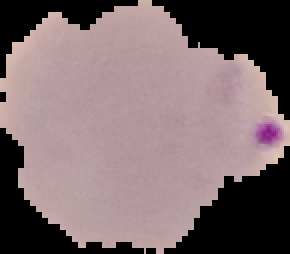
#> input picture images_new/Parasitized_(1037).png, 145 x 127 px (shown 2 times larger); its folder holds 4 pictures in this run
$ jupyter execute PCDDD.ipynb
#> lines starting #> are read from the running program, lines starting #| are printed output that depends on the picture
[cell 1]
import cv2
import numpy as np
import matplotlib.pyplot as plt
import os
import sklearn
from sklearn.model_selection import train_test_split, GridSearchCV
from sklearn.ensemble import RandomForestClassifier
from sklearn.metrics import accuracy_score
from sklearn.model_selection import StratifiedKFold
from sklearn.ensemble import RandomForestClassifier
from sklearn.cluster import KMeans

[cell 2]
### TRAINING ###
directory_path = r'images_new'
print(len(os.listdir(directory_path)))

label = []
for i in os.listdir(directory_path):
    if i.split('_')[0] == 'Parasitized':
        label.append("Parasitized")
    elif i.split('_')[0] == 'Uninfected':
        label.append("Uninfected")

[cell 3]
features = []
for i in os.listdir(directory_path):
    f = cv2.imread(os.path.join(directory_path, i), cv2.COLOR_BGR2GRAY)
#> f is the input picture: shape (127, 145, 3); mean B, G, R 109.8, 107.3, 125.9
    resized_f = cv2.resize(f, (100, 100))
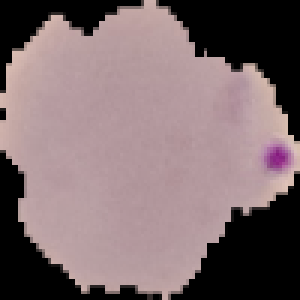
#> resized_f: shape (100, 100, 3) (shown 3 times larger); mean B, G, R 109.8, 107.4, 126
    features.append(resized_f)
